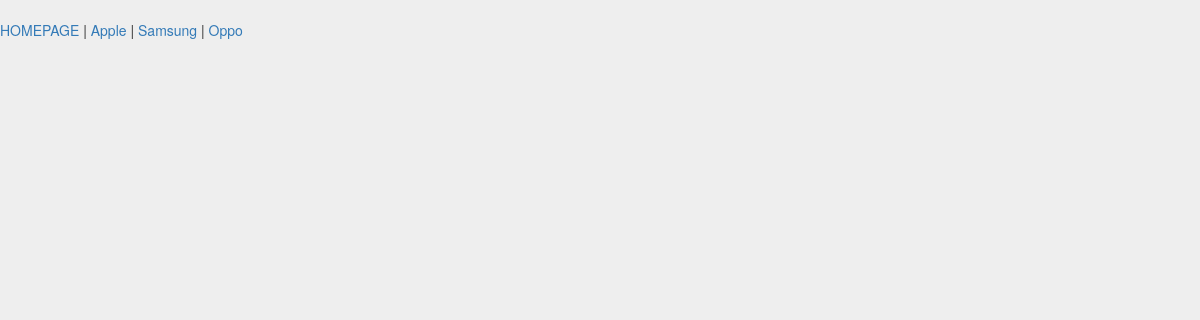
/, run on an earlier commit of the app's database.
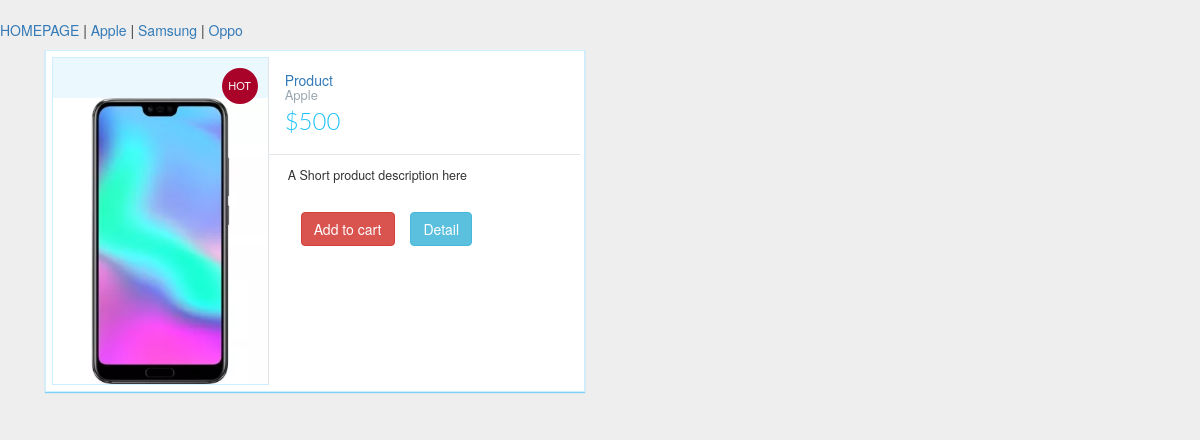
And on a later commit of the database.
### tables this page shows
CREATE TABLE `products` (
  `id` int(11) NOT NULL,
  `product_category_id` int(11) NOT NULL,
  `name` varchar(255) DEFAULT NULL,
  `price` float DEFAULT NULL,
  `image` varchar(255) NOT NULL
);

CREATE TABLE `product_categories` (
  `id` int(11) NOT NULL,
  `name` varchar(255) NOT NULL
);

### model/product.php (called while the page is built, shortened)
<?php
	class Product {
		public $conn;
		function __construct() {
			$connect = new ConnectDB();
			$this->conn = $connect->connect();
		}
		function getListProduct($category_id) {
			if ($category_id != ''){
				$sql = "SELECT products.id, products.name, products.price, products.image, product_categories.name AS category_name  FROM products INNER JOIN product_categories ON
				products.product_category_id = product_categories.id WHERE product_category_id = $category_id";
			} else {
				$sql = "SELECT products.id, products.name, products.price, products.image, product_categories.name AS category_name  FROM products INNER JOIN product_categories ON
				products.product_category_id = product_categories.id";
			}
			$result = mysqli_query($this->conn, $sql);
			return $result;
		}
	}
?>

### config/connectdb.php (called while the page is built)
<?php
	class ConnectDB {
		function connect(){
			$server = 'localhost';
			$username = 'root';
			$password = '';
			$database = '18php04_shop';
			$this->conn = mysqli_connect($server, $username, $password, $database);
			return $this->conn;
		}
	}
?>

### view/frontend/home.php (the view, shortened to what this page needs)
<div class="container">
<?php
while ($row = $listProduct->fetch_assoc()) {
?>
  <div class="col-xs-12 col-md-6">
    <div class="prod-info-main prod-wrap clearfix">
      <div class="row">
          <div class="col-md-5 col-sm-12 col-xs-12">
            <div class="product-image">
              <img src="dist/img/<?php echo $row['image']?>" class="img-responsive">
              <span class="tag2 hot">
                HOT
              </span>
            </div>
          </div>
          <div class="col-md-7 col-sm-12 col-xs-12">
          <div class="product-deatil">
              <h5 class="name">
                <a href="index.php?action=product_detail&id=<?php echo $row['id']?>">
                  <?php echo $row['name']?>
                </a>
                <a href="#">
                  <span><?php echo $row['category_name']?></span>
                </a>
              </h5>
              <p class="price-container">
                <span>$<?php echo $row['price']?></span>
              </p>
              <span class="tag1"></span>
          </div>
          <div class="description">
            <p>A Short product description here </p>
          </div>
          <div class="product-info smart-form">
            <div class="row">
              <div class="col-md-12">
                <a href="index.php?action=news_detail" class="btn btn-danger">Add to cart
                </a>
                              <a href="#" class="btn btn-info">Detail</a>
              </div>
            </div>
          </div>
        </div>
      </div>
    </div>
  </div>
<?php
}?>
</div>

What changed in the data, as far as the page shows it:
added products: image (picture), name "Product", product_category.name "Apple", price "500"
